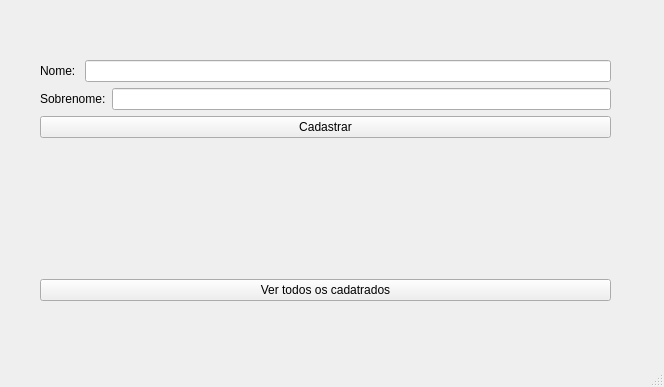
<?xml version="1.0" encoding="UTF-8"?>
<ui version="4.0">
 <class>MainWindow</class>
 <widget class="QMainWindow" name="MainWindow">
  <property name="geometry">
   <rect>
    <x>0</x>
    <y>0</y>
    <width>664</width>
    <height>387</height>
   </rect>
  </property>
  <property name="windowTitle">
   <string>MainWindow</string>
  </property>
  <widget class="QWidget" name="centralwidget">
   <widget class="QWidget" name="">
    <property name="geometry">
     <rect>
      <x>40</x>
      <y>60</y>
      <width>571</width>
      <height>241</height>
     </rect>
    </property>
    <layout class="QVBoxLayout" name="verticalLayout_3">
     <item>
      <layout class="QVBoxLayout" name="verticalLayout_2">
       <item>
        <layout class="QVBoxLayout" name="verticalLayout">
         <item>
          <layout class="QHBoxLayout" name="horizontalLayout">
           <item>
            <widget class="QLabel" name="nome">
             <property name="text">
              <string>Nome: </string>
             </property>
            </widget>
           </item>
           <item>
            <widget class="QLineEdit" name="ln_nome"/>
           </item>
          </layout>
         </item>
         <item>
          <layout class="QHBoxLayout" name="horizontalLayout_2">
           <item>
            <widget class="QLabel" name="sobrenome">
             <property name="text">
              <string>Sobrenome:</string>
             </property>
            </widget>
           </item>
           <item>
            <widget class="QLineEdit" name="ln_sobrenome"/>
           </item>
          </layout>
         </item>
        </layout>
       </item>
       <item>
        <widget class="QPushButton" name="pushButton">
         <property name="text">
          <string>Cadastrar</string>
         </property>
        </widget>
       </item>
      </layout>
     </item>
     <item>
      <spacer name="verticalSpacer">
       <property name="orientation">
        <enum>Qt::Vertical</enum>
       </property>
       <property name="sizeHint" stdset="0">
        <size>
         <width>20</width>
         <height>40</height>
        </size>
       </property>
      </spacer>
     </item>
     <item>
      <widget class="QPushButton" name="pushButton_2">
       <property name="text">
        <string>Ver todos os cadatrados</string>
       </property>
      </widget>
     </item>
    </layout>
   </widget>
  </widget>
  <widget class="QMenuBar" name="menubar">
   <property name="geometry">
    <rect>
     <x>0</x>
     <y>0</y>
     <width>664</width>
     <height>22</height>
    </rect>
   </property>
  </widget>
  <widget class="QStatusBar" name="statusbar"/>
 </widget>
 <resources/>
 <connections/>
</ui>
